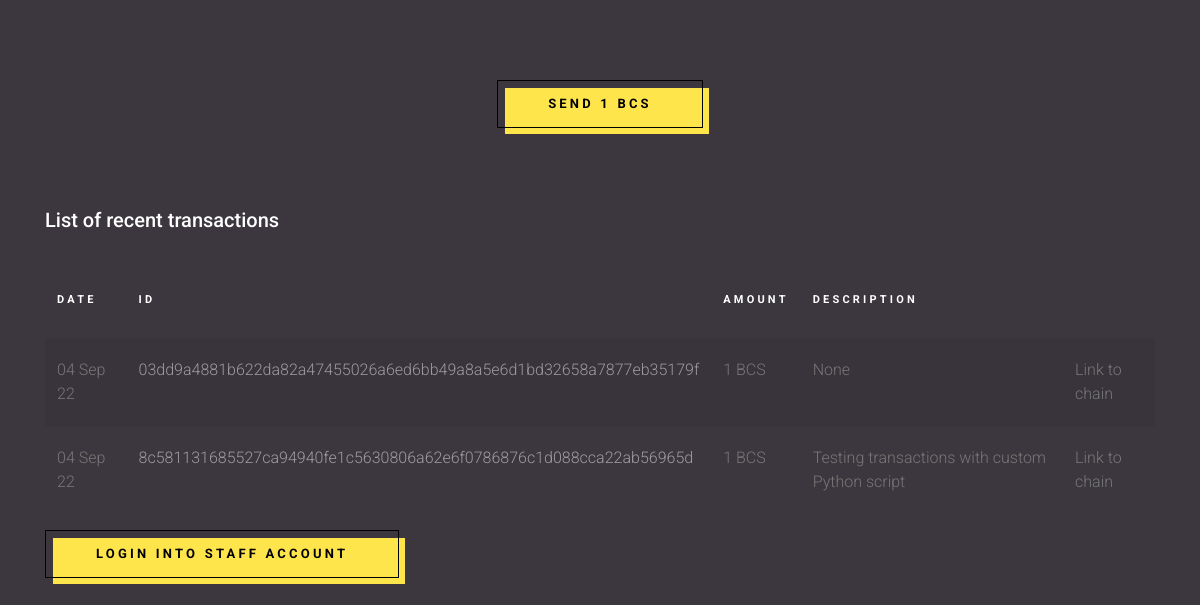
The page / on the database its author committed.
### sender/models.py (models this page shows, shortened)
class Transaction(models.Model):
    id = models.CharField(max_length=200, unique=True, primary_key=True, editable=True)
    amount = models.IntegerField(null=True, blank=True)
    sender = models.CharField(max_length=200, null=True, blank=True)
    recipient = models.CharField(max_length=200, null=True, blank=True)
    description = models.CharField(max_length=2000, null=True, blank=True)
    created = models.DateTimeField(auto_now_add=True)

### sender/views.py (the view, shortened to what this page needs)
# urls.py: path('', views.showIndex, name='index'),
def showIndex(request):
    txs = Transaction.objects.all().order_by('-created')
    context = {'txs': txs}
    return render(request, 'index.html', context)

### templates/index.html (shortened to what this page needs)
{% extends 'main.html' %}
{% load static %}
{% block content %}
  <form class="form" action="#" method="POST">
    <div class="btn-container">
      <button class="fancy-btn" role="button">Send 1 BCS</button>
    </div>
  </form>
  <div class="content">
    <div class="container">
      <h2 class="mb-5">List of recent transactions</h2>
      <div class="table-responsive">
        <table class="table table-striped custom-table">
          <thead>
            <tr>
              <th scope="col">Date</th>
              <th scope="col">ID</th>
              <th scope="col">Amount</th>
              <th scope="col">Description</th>
            </tr>
          </thead>
          <tbody>
            {% for tx in txs %}
              <tr scope="row">
                <td class="clickable-column" data-href="{% url 'singleTx' tx.id %}">{{tx.created|date:"d M y"}}</td>
                <td class="clickable-column" data-href="{% url 'singleTx' tx.id %}"><p>{{tx.id}}</p></td>
                <td class="clickable-column" data-href="{% url 'singleTx' tx.id %}">{{tx.amount}} BCS</td>
                <td class="clickable-column" data-href="{% url 'singleTx' tx.id %}">{{tx.description}}</td>
                <td class="clickable-column" data-href="https://bcschain.info/tx/{{tx.id}}">Link to chain</td>
              </tr>
            {% endfor %}
          </tbody>
        </table>
      </div>
      {% if not request.user.is_authenticated %}
      <form action="{% url 'login' %}">
        <button class="fancy-btn">Login into staff account</button>
      </form>
      {% else %}
      <form action="{% url 'logout' %}">
        <button class="fancy-btn">Logout</button>
      </form>
      {% endif %}
    </div>
  </div>
{% endblock %}

### templates/main.html (shortened to what this page needs)
{% load static %}
<!doctype html>
<html lang="en">
    <head>
        <link rel="stylesheet" href="{% static  'styles/fonts/icomoon/style.css' %}">
        <link rel="stylesheet" href="{% static 'styles/owl.carousel.min.css' %}">
        <link rel="stylesheet" href="{% static 'styles/bootstrap.min.css' %}">
        <link rel="stylesheet" href="{% static 'styles/main.css' %}">
    </head>
    <body>
    {% block content %}
    {% endblock %}
    </body>
</html>

### static/styles/main.css (style rules this page uses)
.btn-container { display: flex; align-items: center; padding-top: 3rem; }
.fancy-btn { font-family: "Roboto", -apple-system, BlinkMacSystemFont, "Segoe UI", Roboto, "Helvetica Neue", Arial, "Noto Sans", sans-serif, "Apple Color Emoji", "Segoe UI Emoji", "Segoe UI Symbol", "Noto Color Emoji"; font-weight: 700; font-size: 13px; text-transform: uppercase; letter-spacing: .2rem; outline: 0; border: 1px solid black; cursor: pointer; position: relative; background-color: rgba(0, 0, 0, 0); user-select: none; -webkit-user-select: none; touch-action: manipulation; margin: auto; }
.fancy-btn:after { content: ""; background-color: #ffe54c; width: 100%; z-index: -1; position: absolute; height: 100%; top: 7px; left: 7px; transition: 0.2s; }
@media (min-width: 768px) { .fancy-btn { padding: 13px 50px 13px; } }
body { font-family: "Roboto", -apple-system, BlinkMacSystemFont, "Segoe UI", Roboto, "Helvetica Neue", Arial, "Noto Sans", sans-serif, "Apple Color Emoji", "Segoe UI Emoji", "Segoe UI Symbol", "Noto Color Emoji"; background-color: #3c373e; font-weight: 300; }
p { color: rgba(255, 255, 255, 0.5); font-weight: 300; }
h1, h2, h3, h4, h5, h6, .h1, .h2, .h3, .h4, .h5, .h6 { font-family: "Roboto", -apple-system, BlinkMacSystemFont, "Segoe UI", Roboto, "Helvetica Neue", Arial, "Noto Sans", sans-serif, "Apple Color Emoji", "Segoe UI Emoji", "Segoe UI Symbol", "Noto Color Emoji"; }
.content { padding: 3rem 0; }
h2 { font-size: 20px; color: #fff; }
.custom-table { min-width: 900px; }
.custom-table thead tr, .custom-table thead th { padding-bottom: 30px; border-top: none; border-bottom: none !important; color: #fff; font-size: 11px; text-transform: uppercase; letter-spacing: .2rem; }
.custom-table tbody th, .custom-table tbody td { color: #777; font-weight: 400; padding-bottom: 20px; padding-top: 20px; font-weight: 300; border: none; -webkit-transition: .3s all ease; -o-transition: .3s all ease; transition: .3s all ease; }
.custom-table tbody tr { -webkit-transition: .3s all ease; -o-transition: .3s all ease; transition: .3s all ease; }
.custom-table tr { cursor: pointer; }
.form { display: flex; max-width: 800px; display: block; box-sizing: border-box; gap: 2rem; padding: 2rem 0; margin: auto; color: #fff; }

### rows shown on the page
Transaction: created "04 Sep 22", id "03dd9a4881b622da82a47455026a6ed6bb49a8a5e6d1bd32658a7877eb35179f", amount "1", description "None"
Transaction: created "04 Sep 22", id "8c581131685527ca94940fe1c5630806a62e6f0786876c1d088cca22ab56965d", amount "1", description "Testing transactions with custom Python script"
